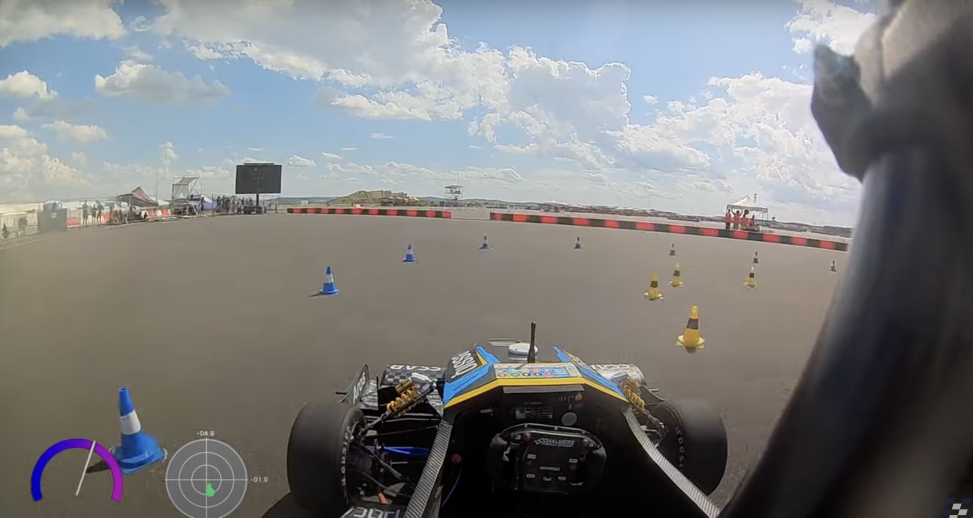
#> input picture test3.png, 2918 x 1552 px (shown at 1/3 size)
$ python test.py
#> lines starting #> are read from the running program, lines starting #| are printed output that depends on the picture
import cv2
import numpy as np
from color_estimation import detect_cone_color

def mouse_callback(event, x, y, flags, param):
    if event == cv2.EVENT_LBUTTONDOWN:
        original_image, display_image = param
        scale_x = original_image.shape[1] / display_image.shape[1]
        scale_y = original_image.shape[0] / display_image.shape[0]

        original_x = int(x * scale_x)
        original_y = int(y * scale_y)

        color, conf = detect_cone_color(original_image, original_x, original_y)
        print(f"({original_x}, {original_y}): {color} | conf: {conf:.3f}")

        cv2.circle(display_image, (x, y), 2, (255,255,255), -1)
        text = f"{color.upper()} ({conf:.2f})"
        cv2.putText(display_image, text, (x, y - 10), cv2.FONT_HERSHEY_SIMPLEX, 0.7, (255,255,255), 2)

def main():
    image = cv2.imread("test3.png")
#> image is the input picture: shape (1552, 2918, 3); mean B, G, R 124.6, 124.5, 124.3
    if image is None:
        return

    display_image = cv2.resize(image, (2000, 1000))
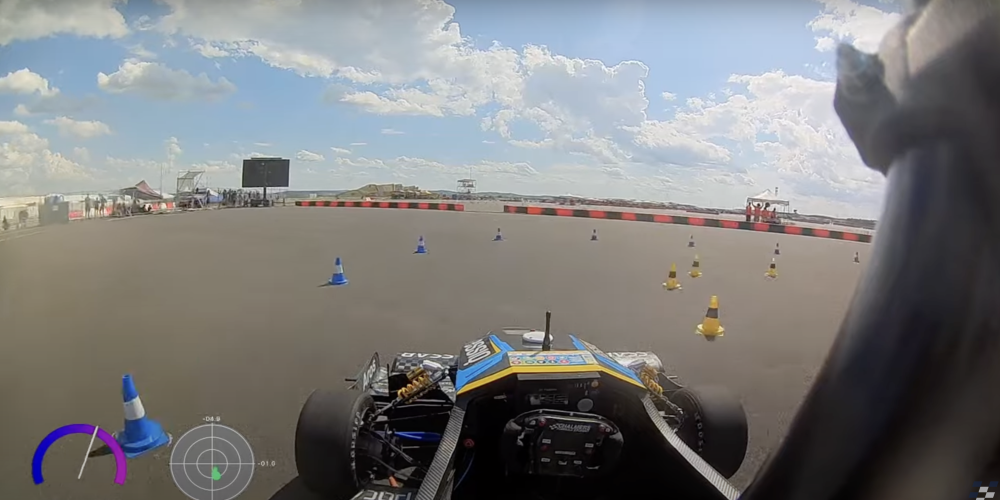
#> display_image: shape (1000, 2000, 3) (shown at 1/2 size); mean B, G, R 124.5, 124.5, 124.2
    cv2.namedWindow("Image")
    cv2.setMouseCallback("Image", mouse_callback, param=(image, display_image))

    while True:
        cv2.imshow("Image", display_image)

        key = cv2.waitKey(1) & 0xFF
#> (key q is pressed here)
        if key == ord('q'):
            break

    cv2.destroyAllWindows()

if __name__ == "__main__":
    main()

$ run again, with test1.png copied over test3.png
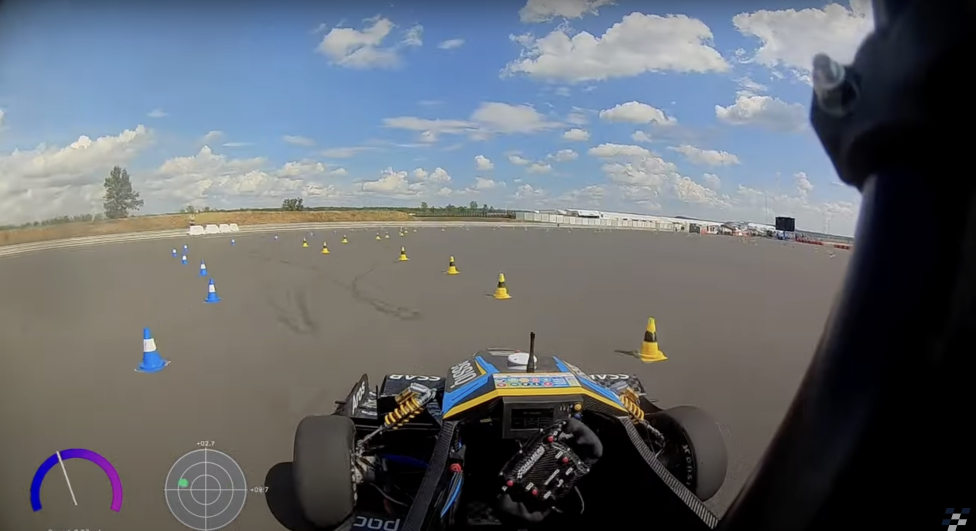
#> input picture test1.png, 2928 x 1592 px (shown at 1/3 size)
#> in main, image is the input picture: shape (1592, 2928, 3); mean B, G, R 109.7, 104.2, 99.5
#> in main, `display_image = cv2.resize(image, (2000, 1000))`:
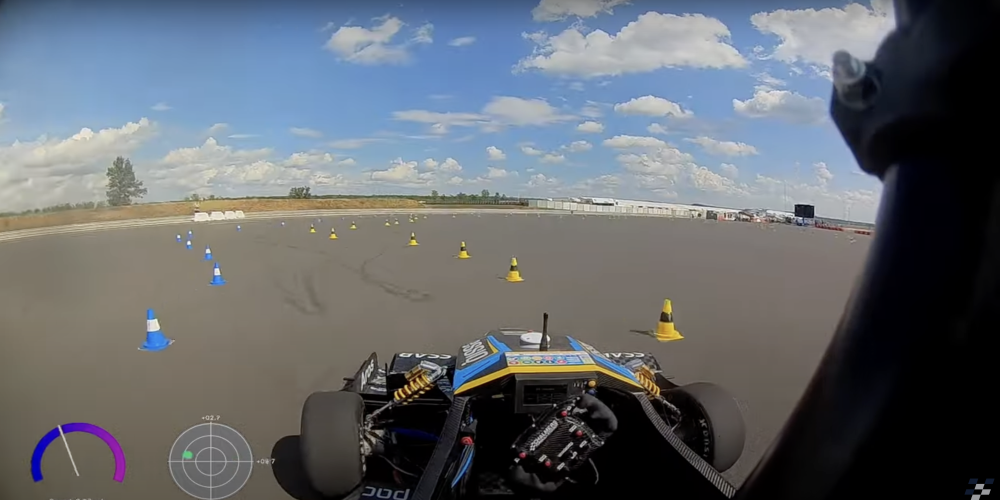
#> display_image: shape (1000, 2000, 3) (shown at 1/2 size); mean B, G, R 109.6, 104.1, 99.5

$ run again, with test4.png copied over test3.png
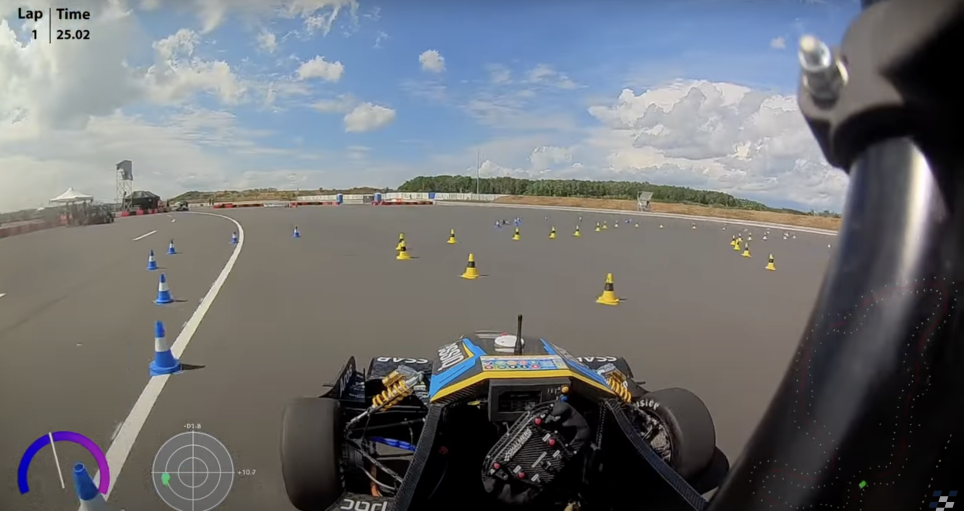
#> input picture test4.png, 2890 x 1532 px (shown at 1/3 size)
#> in main, image is the input picture: shape (1532, 2890, 3); mean B, G, R 114.7, 111.7, 109.6
#> in main, `display_image = cv2.resize(image, (2000, 1000))`:
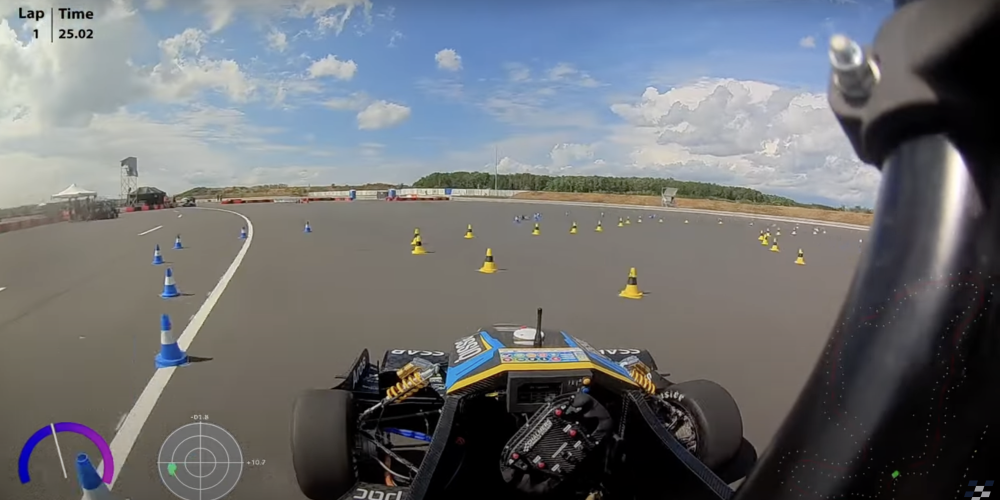
#> display_image: shape (1000, 2000, 3) (shown at 1/2 size); mean B, G, R 114.6, 111.6, 109.5

$ run again, with test5.png copied over test3.png
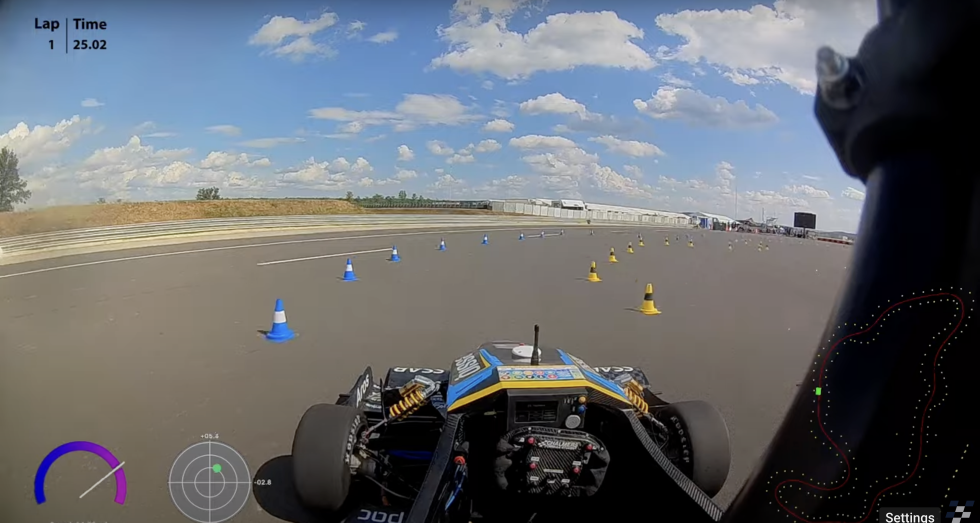
#> input picture test5.png, 2940 x 1568 px (shown at 1/3 size)
#> in main, image is the input picture: shape (1568, 2940, 3); mean B, G, R 111.6, 106.7, 103.2
#> in main, `display_image = cv2.resize(image, (2000, 1000))`:
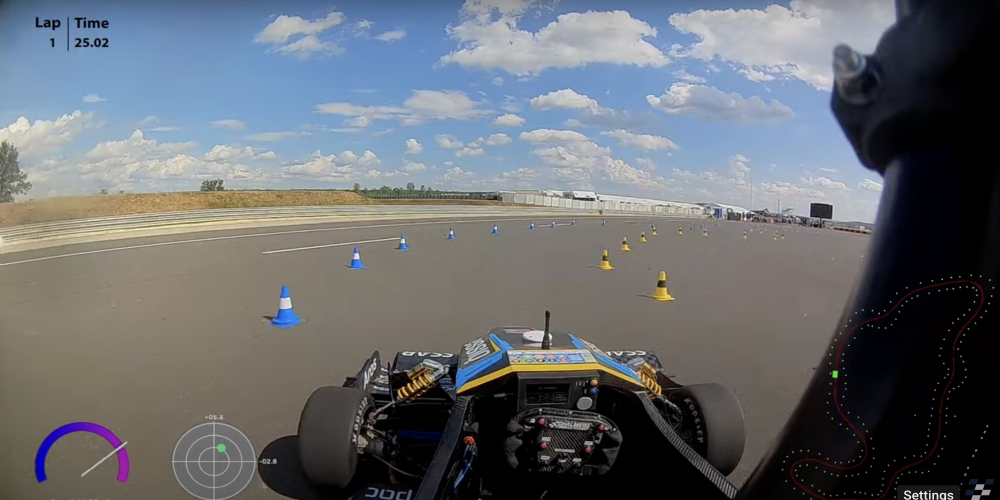
#> display_image: shape (1000, 2000, 3) (shown at 1/2 size); mean B, G, R 111.5, 106.6, 103.2
